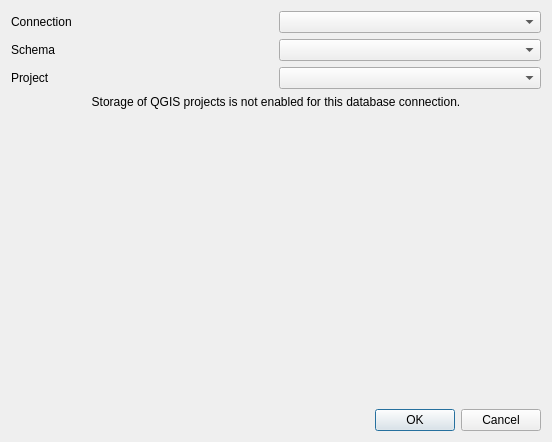
<?xml version="1.0" encoding="UTF-8"?>
<ui version="4.0">
 <class>QgsRedshiftProjectStorageDialog</class>
 <widget class="QDialog" name="QgsRedshiftProjectStorageDialog">
  <property name="geometry">
   <rect>
    <x>0</x>
    <y>0</y>
    <width>552</width>
    <height>442</height>
   </rect>
  </property>
  <layout class="QVBoxLayout" name="verticalLayout">
   <item>
    <layout class="QGridLayout" name="gridLayout">
     <item row="0" column="0">
      <widget class="QLabel" name="label">
       <property name="text">
        <string>Connection</string>
       </property>
      </widget>
     </item>
     <item row="0" column="1">
      <widget class="QComboBox" name="mCboConnection"/>
     </item>
     <item row="1" column="0">
      <widget class="QLabel" name="label_2">
       <property name="text">
        <string>Schema</string>
       </property>
      </widget>
     </item>
     <item row="1" column="1">
      <widget class="QComboBox" name="mCboSchema"/>
     </item>
     <item row="2" column="0">
      <widget class="QLabel" name="label_3">
       <property name="text">
        <string>Project</string>
       </property>
      </widget>
     </item>
     <item row="2" column="1">
      <widget class="QComboBox" name="mCboProject"/>
     </item>
    </layout>
   </item>
   <item>
    <widget class="QLabel" name="mLblProjectsNotAllowed">
     <property name="text">
      <string>Storage of QGIS projects is not enabled for this database connection.</string>
     </property>
     <property name="alignment">
      <set>Qt::AlignCenter</set>
     </property>
     <property name="wordWrap">
      <bool>true</bool>
     </property>
    </widget>
   </item>
   <item>
    <spacer name="verticalSpacer">
     <property name="orientation">
      <enum>Qt::Vertical</enum>
     </property>
     <property name="sizeHint" stdset="0">
      <size>
       <width>20</width>
       <height>40</height>
      </size>
     </property>
    </spacer>
   </item>
   <item>
    <widget class="QDialogButtonBox" name="buttonBox">
     <property name="orientation">
      <enum>Qt::Horizontal</enum>
     </property>
     <property name="standardButtons">
      <set>QDialogButtonBox::Cancel|QDialogButtonBox::Ok</set>
     </property>
    </widget>
   </item>
  </layout>
 </widget>
 <resources/>
 <connections>
  <connection>
   <sender>buttonBox</sender>
   <signal>rejected()</signal>
   <receiver>QgsRedshiftProjectStorageDialog</receiver>
   <slot>reject()</slot>
   <hints>
    <hint type="sourcelabel">
     <x>316</x>
     <y>260</y>
    </hint>
    <hint type="destinationlabel">
     <x>286</x>
     <y>274</y>
    </hint>
   </hints>
  </connection>
 </connections>
</ui>
